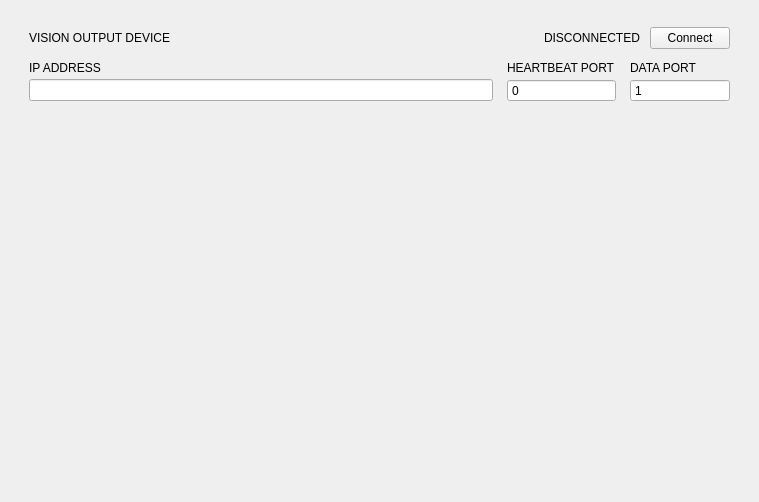
<?xml version="1.0" encoding="UTF-8"?>
<ui version="4.0">
 <class>VisionOutputDeviceWidget</class>
 <widget class="QWidget" name="VisionOutputDeviceWidget">
  <property name="geometry">
   <rect>
    <x>0</x>
    <y>0</y>
    <width>759</width>
    <height>502</height>
   </rect>
  </property>
  <property name="windowTitle">
   <string>Form</string>
  </property>
  <layout class="QVBoxLayout" name="verticalLayout">
   <item>
    <widget class="QFrame" name="frame_connection">
     <property name="frameShape">
      <enum>QFrame::Shape::NoFrame</enum>
     </property>
     <layout class="QVBoxLayout" name="connLayout">
      <property name="spacing">
       <number>12</number>
      </property>
      <property name="leftMargin">
       <number>18</number>
      </property>
      <property name="topMargin">
       <number>16</number>
      </property>
      <property name="rightMargin">
       <number>18</number>
      </property>
      <property name="bottomMargin">
       <number>16</number>
      </property>
      <item>
       <layout class="QHBoxLayout" name="connHeaderRow">
        <property name="spacing">
         <number>10</number>
        </property>
        <item>
         <widget class="QLabel" name="lbl_conn_title">
          <property name="text">
           <string>VISION OUTPUT DEVICE</string>
          </property>
         </widget>
        </item>
        <item>
         <spacer name="connHeaderSpacer">
          <property name="orientation">
           <enum>Qt::Orientation::Horizontal</enum>
          </property>
          <property name="sizeHint" stdset="0">
           <size>
            <width>20</width>
            <height>10</height>
           </size>
          </property>
         </spacer>
        </item>
        <item>
         <widget class="QLabel" name="lbl_conn_dot">
          <property name="minimumSize">
           <size>
            <width>10</width>
            <height>10</height>
           </size>
          </property>
          <property name="maximumSize">
           <size>
            <width>10</width>
            <height>10</height>
           </size>
          </property>
          <property name="text">
           <string/>
          </property>
         </widget>
        </item>
        <item>
         <widget class="QLabel" name="lbl_conn_state">
          <property name="text">
           <string>DISCONNECTED</string>
          </property>
         </widget>
        </item>
        <item>
         <widget class="QPushButton" name="btn_connect">
          <property name="cursor">
           <cursorShape>PointingHandCursor</cursorShape>
          </property>
          <property name="focusPolicy">
           <enum>Qt::FocusPolicy::NoFocus</enum>
          </property>
          <property name="text">
           <string>Connect</string>
          </property>
         </widget>
        </item>
       </layout>
      </item>
      <item>
       <layout class="QGridLayout" name="connFieldGrid">
        <property name="horizontalSpacing">
         <number>14</number>
        </property>
        <property name="verticalSpacing">
         <number>4</number>
        </property>
        <item row="1" column="0">
         <widget class="QLineEdit" name="ledit_ip"/>
        </item>
        <item row="1" column="1">
         <widget class="QSpinBox" name="spb_port_heartbeat">
          <property name="minimumSize">
           <size>
            <width>100</width>
            <height>0</height>
           </size>
          </property>
          <property name="buttonSymbols">
           <enum>QAbstractSpinBox::ButtonSymbols::NoButtons</enum>
          </property>
          <property name="minimum">
           <number>0</number>
          </property>
          <property name="maximum">
           <number>65535</number>
          </property>
         </widget>
        </item>
        <item row="1" column="2">
         <widget class="QSpinBox" name="spb_port_data">
          <property name="minimumSize">
           <size>
            <width>100</width>
            <height>0</height>
           </size>
          </property>
          <property name="buttonSymbols">
           <enum>QAbstractSpinBox::ButtonSymbols::NoButtons</enum>
          </property>
          <property name="minimum">
           <number>1</number>
          </property>
          <property name="maximum">
           <number>10000</number>
          </property>
         </widget>
        </item>
        <item row="0" column="1">
         <widget class="QLabel" name="lbl_port_heartbeat">
          <property name="text">
           <string>HEARTBEAT PORT</string>
          </property>
         </widget>
        </item>
        <item row="0" column="2">
         <widget class="QLabel" name="lbl_port_data">
          <property name="text">
           <string>DATA PORT</string>
          </property>
         </widget>
        </item>
        <item row="0" column="0">
         <widget class="QLabel" name="lbl_ip">
          <property name="text">
           <string>IP ADDRESS</string>
          </property>
         </widget>
        </item>
       </layout>
      </item>
     </layout>
    </widget>
   </item>
   <item>
    <spacer name="verticalSpacer">
     <property name="orientation">
      <enum>Qt::Orientation::Vertical</enum>
     </property>
     <property name="sizeHint" stdset="0">
      <size>
       <width>20</width>
       <height>358</height>
      </size>
     </property>
    </spacer>
   </item>
  </layout>
 </widget>
 <resources/>
 <connections/>
</ui>
